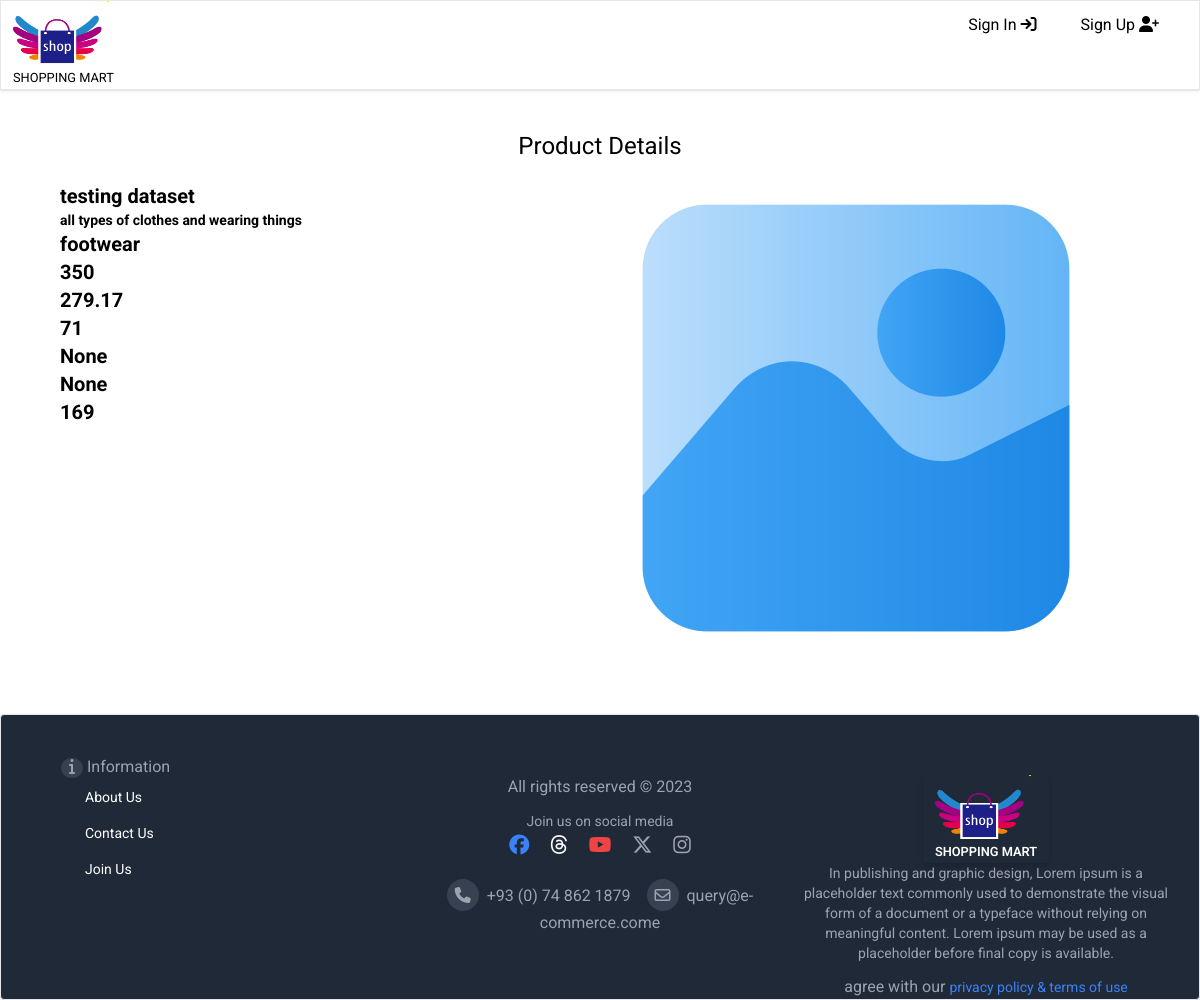
Page /store/display_details/9 on the earlier database version.
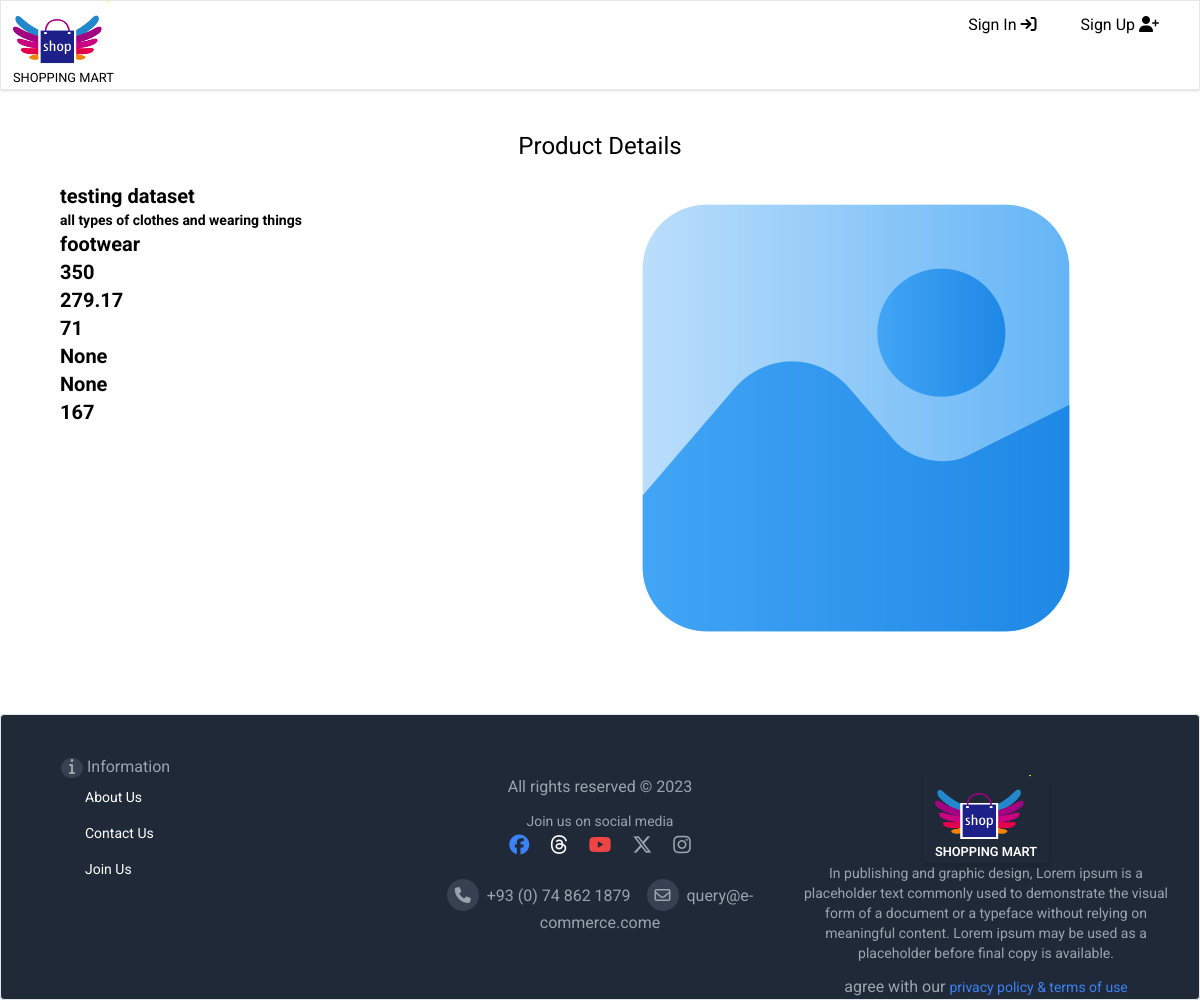
Same page on the later database version.
### store/models.py (models this page shows, shortened)
class Product(models.Model):
    category = models.ForeignKey(Category, on_delete=models.CASCADE)
    name = models.CharField(max_length=100)
    description = models.CharField(max_length=200)
    price = models.IntegerField(default=0)
    bulk_price = models.IntegerField(default=0)
    quantity = models.IntegerField(default=0)
    rate = models.FloatField(default=0)
    mfd = models.DateField(null=True, blank=True)
    expd = models.DateField(null=True, blank=True)
    profit = models.IntegerField(default=0)
    stock = models.IntegerField(default=0)
    packet = models.IntegerField(default=0)
    image = models.ImageField(default='default.jpg', upload_to='item_images')

class Category(models.Model):
    name = models.CharField(max_length=50)
    description = models.CharField(max_length=200)
    def __str__(self):
        return self.name

### store/views.py (the view)
# urls.py: path('display_details/<iid>', views.display_details, name='display_details'),
def display_details(request, iid):
    p = Product.objects.get(id = iid)
    context = {'p':p}
    print(iid)
    return render(request, 'item_details.html', context)

### store/templates/item_details.html
{% extends 'main/base.html' %}
{% load static %}
{% block content %}
<div class="m-10">
    <p class="text-center text-2xl">Product Details</p>
    <div class="grid lg:grid-cols-2 sm:grid-cols-1">
        <div class="details p-5">
            <p class="text-xl font-bold">{{p.name}}</p>
            <p class="text-sm font-bold">{{p.description}}</p>
            <p class="text-xl font-bold">{{p.category}}</p>
            <p class="text-xl font-bold">{{p.price}}</p>
            <p class="text-xl font-bold">{{p.rate}}</p>
            <p class="text-xl font-bold">{{p.profit}}</p>
            <p class="text-xl font-bold">{{p.mfd}}</p>
            <p class="text-xl font-bold">{{p.expd}}</p>
            <p class="text-xl font-bold">{{p.stock}}</p>
        </div>
        <div class="image">
            <img src="{{p.image.url}}" alt="">
        </div>
    </div>
</div>
{% endblock content %}

Differences in the rows shown:
changed Product "testing dataset": stock "169" → "167"
